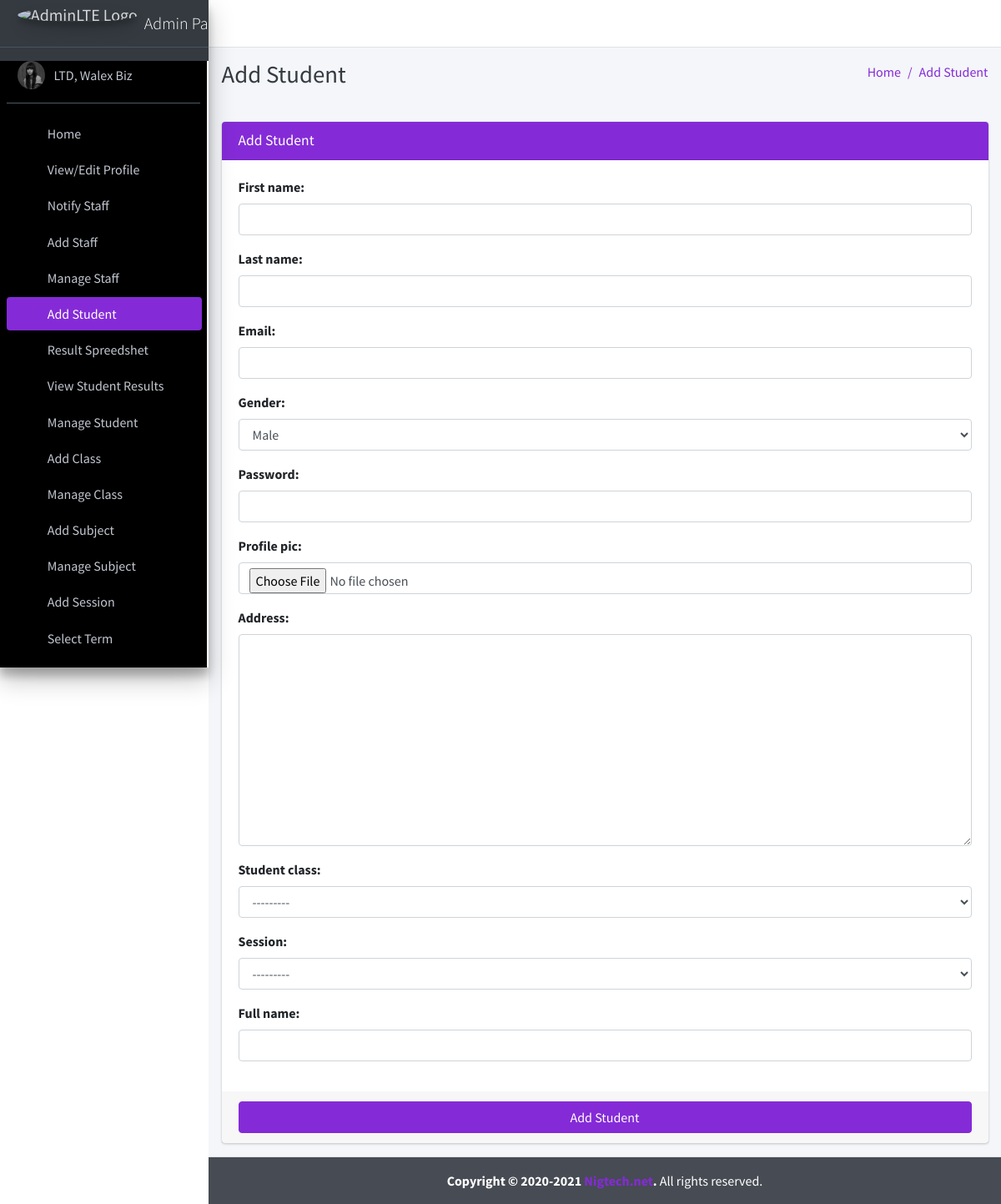
Screenshot of /student/add/ (signed in) with the database file from the repository.
### main_app/models.py (models this page shows)
class CustomUser(AbstractUser):
    USER_TYPE = ((1, "HOD"), (2, "Staff"), (3, "Student"))
    GENDER = [("M", "Male"), ("F", "Female")]
    username = None  # Removed username, using email instead
    email = models.EmailField(unique=True)
    user_type = models.CharField(default=1, choices=USER_TYPE, max_length=1)
    gender = models.CharField(max_length=1, choices=GENDER)
    profile_pic = models.ImageField()
    address = models.TextField()
    fcm_token = models.TextField(default="")
    created_at = models.DateTimeField(auto_now_add=True)
    updated_at = models.DateTimeField(auto_now=True)
    USERNAME_FIELD = "email"
    REQUIRED_FIELDS = []
    objects = CustomUserManager()
    def __str__(self):
        return self.last_name + ", " + self.first_name

### main_app/hod_views.py (the view, shortened to what this page needs)
# urls.py: path("student/add/", hod_views.add_student, name='add_student'),
def add_student(request):
    student_form = StudentForm(request.POST or None, request.FILES or None)
    context = {'form': student_form, 'page_title': 'Add Student'}
    return render(request, 'hod_template/add_student_template.html', context)

### main_app/forms.py
class StudentForm(CustomUserForm):
    def __init__(self, *args, **kwargs):
        super(StudentForm, self).__init__(*args, **kwargs)
    class Meta(CustomUserForm.Meta):
        model = Student
        fields = CustomUserForm.Meta.fields + \
            ['student_class', 'session', 'full_name']

### main_app/models.py (called while the page is built)
    def __str__(self):
        return str(self.term) + " From " + str(self.start_year) + " to " + str(self.end_year)

    def __str__(self):
        return self.name

### main_app/templates/hod_template/add_student_template.html (shortened to what this page needs)
{% extends 'main_app/base.html' %}
{% load static %}
{% block page_title %}{{page_title}}{% endblock page_title %}
{% block content %}
<section class="content">
    <div class="container-fluid">
        <div class="row">
            <div class="col-md-12">
                <div class="card card-primary">
                    <div class="card-header">
                        <h3 class="card-title">{{page_title}}</h3>
                    </div>
                    {% include "main_app/form_template.html" with messages=messages  form=form button_text="Add Student"%}
                </div>
            </div>
        </div>
    </div>
</section>
{% endblock content %}

### main_app/templates/main_app/sidebar_template.html (shortened to what this page needs)
{% load static %}
<aside class="main-sidebar sidebar-dark-primary elevation-4">
{% if request.user.user_type == '1' %}
    <a href="{% url 'admin_home' %}" class="brand-link">
        <img src="https://www.graphicsprings.com/filestorage/stencils/a85b7c149ea786ceeac77c4fa7fd7a56.png?width=500&height=500 " alt="AdminLTE Logo"
            class="brand-image img-circle elevation-3" style="opacity: .8">
        <span class="brand-text font-weight-light">Admin Panel</span>
    </a>
    <div class="sidebar" style="background-color: #000; color: #fff; border-right: 2px solid #fff;">
        <div class="user-panel mt-3 pb-3 mb-3 d-flex">
            <div class="image">
                <img src="{{ request.user.profile_pic}}" class="img-circle elevation-2" alt="User Image">
            </div>
            <div class="info">
                <a href="#" class="d-block">{{user}}</a>
            </div>
        </div>
        <nav class="mt-2">
            <ul class="nav nav-pills nav-sidebar flex-column" data-widget="treeview" role="menu" data-accordion="false">
                <li class="nav-item">
                    {% url 'admin_home' as admin_home %}
                    <a href="{{admin_home}}" class="nav-link {% if admin_home == request.path %} active {% endif %}">
                        <i class="nav-icon fas fa-home"></i>
                        <p>
                            Home
                        </p>
                    </a>
                </li>
                <li class="nav-item">
                    {% url 'admin_view_profile' as admin_view_profile %}
                    <a href="{{admin_view_profile}}" class="nav-link {% if admin_view_profile == request.path %} active {% endif %}">
                        <i class="nav-icon fas fa-user"></i>
                        <p>
                            View/Edit Profile
                        </p>
                    </a>
                </li>
                <li class="nav-item">
                    {% url 'admin_notify_staff' as admin_notify_staff %}
                    <a href="{{admin_notify_staff}}" class="nav-link {% if admin_notify_staff == request.path %} active {% endif %}">
                        <i class="nav-icon fas fa-envelope"></i>
                        <p>
                            Notify Staff
                        </p>
                    </a>
                </li>
                <li class="nav-item">
                    {% url 'add_staff' as add_staff %}
                    <a href="{{add_staff}}" class="nav-link {% if add_staff == request.path %} active {% endif %}">
                        <i class="nav-icon fas fa-plus-circle"></i>
                        <p>
                            Add Staff
                        </p>
                    </a>
                </li>
                <li class="nav-item">
                    {% url 'manage_staff' as manage_staff %}
                    {% url 'edit_staff' staff_id as edit_staff %}
                    <a href="{{manage_staff}}"
                        class="nav-link {% if manage_staff == request.path or request.path == edit_staff %} active {% endif %}">
                        <i class="nav-icon fas fa-tasks"></i>
                        <p>
                            Manage Staff
                        </p>
                    </a>
                </li>
                <li class="nav-item">
                    {% url 'add_student' as add_student %}
                    <a href="{{add_student}}" class="nav-link  {% if add_student == request.path %} active {% endif %}">
                        <i class="nav-icon fas fa-plus-circle"></i>
                        <p>
                            Add Student
                        </p>
                    </a>
                </li>
                <li class="nav-item">
                    {% url 'check_result_history' as check_result_history %}
                    <a href="{{check_result_history}}" class="nav-link  {% if check_result_history == request.path %} active {% endif %}">
                        <i class="nav-icon fas fa-plus-circle"></i>
                        <p>
                            Result Spreedshet
                        </p>
                    </a>
                </li>
                <li class="nav-item ">
                    <a href="#" class="nav-link">
                     <i class="nav-icon fas fa-copy"></i>
                        <p>
                        View Student Results
                        <i class="fas fa-angle-left right"></i>
                        </p>
                    </a>
                </li>
                <li class="nav-item">
                    {% url 'manage_student' as manage_student %}
                    {% url 'edit_student' student_id as edit_student %}
                    <a href="{{manage_student}}"
                        class="nav-link  {% if edit_student == request.path or manage_student == request.path %} active {% endif %}">
                        <i class="nav-icon fas fa-tasks"></i>
                        <p>
                            Manage Student
                        </p>
                    </a>
                </li>
                <li class="nav-item">
                    {% url 'add_course' as add_course %}
                    <a href="{{add_course}}" class="nav-link  {% if add_course == request.path %} active {% endif %}">
                        <i class="nav-icon fas fa-book"></i>
                        <p>
                            Add Class
                        </p>
                    </a>
                </li>
                <li class="nav-item">
                    {% url 'manage_course' as manage_course %}
                    {% url 'edit_course' course_id as edit_course %}
                    <a href="{{manage_course}}"
                        class="nav-link  {% if edit_course == request.path or manage_course == request.path %} active {% endif %}">
                        <i class="nav-icon fas fa-book-open"></i>
                        <p>
                            Manage Class
                        </p>
                    </a>
                </li>
                <li class="nav-item">
                    {% url 'add_subject' as add_subject %}
                    <a href="{{add_subject}}" class="nav-link  {% if add_subject == request.path %} active {% endif %}">
                        <i class="nav-icon fas fa-book-reader"></i>
                        <p>
                            Add Subject
                        </p>
                    </a>
                </li>
                <li class="nav-item">
                    {% url 'manage_subject' as manage_subject %}
                    {% url 'edit_subject' subject_id as edit_subject %}
                    <a href="{{manage_subject}}"
                        class="nav-link  {% if edit_subject == request.path or manage_subject == request.path %} active {% endif %}">
                        <i class="nav-icon fas fa-th"></i>
                        <p>
                            Manage Subject
                        </p>
                    </a>
                </li>
                <li class="nav-item">
                    {% url 'add_session' as add_session %}
                    <a href="{{add_session}}" class="nav-link  {% if add_session == request.path %} active {% endif %}">
                        <i class="nav-icon fas fa-book-open"></i>
                        <p>
                            Add Session
                        </p>
                    </a>
                </li>
                <li class="nav-item">
                    {% url 'select_term' as select_term %}
                    <a href="{{select_term}}" class="nav-link  {% if select_term == request.path %} active {% endif %}">
                        <i class="nav-icon fas fa-book-open"></i>
                        <p>
                            Select Term
                        </p>
                    </a>
                </li>
                <li class="nav-item">
                {% url 'manage_session' as manage_session %}
                {% url 'edit_session' session_id as edit_session %}
                <a href="{{manage_session}}"
                    class="nav-link  {% if edit_session == request.path or manage_session == request.path %} active {% endif %}">
                    <p>
                    </p>
                </a>
                </li>
{% endif %}
</ul>
</nav>
</div>
</aside>

### rows the page displays
CustomUser: user.profile_pic (picture), last_name+first_name "LTD, Walex Biz"

### other values shown
{{ page_title }} "Add Student"
{{ field.label_tag }} "First name:" "Last name:" "Email:" "Gender:" "Password:" "Profile pic:" "Address:" "Student class:" "Session:" "Full name:"
{{ button_text }} "Add Student"
